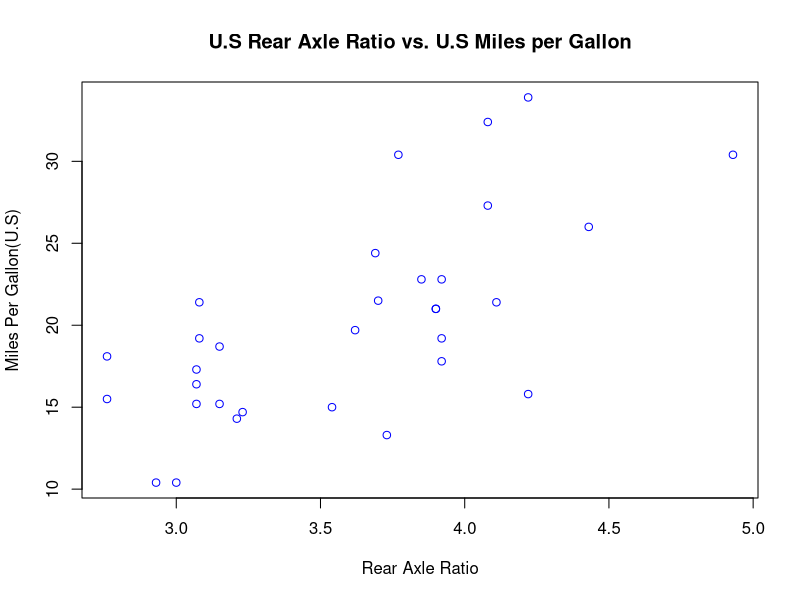
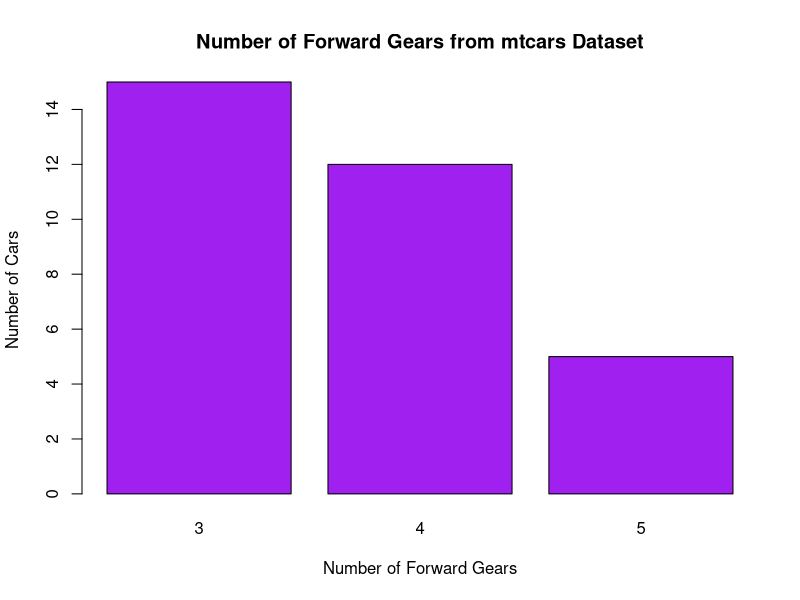
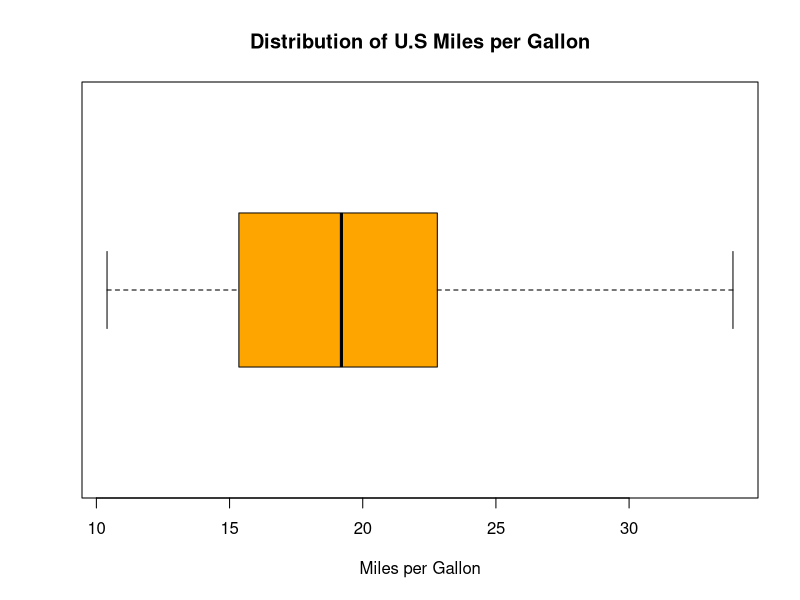
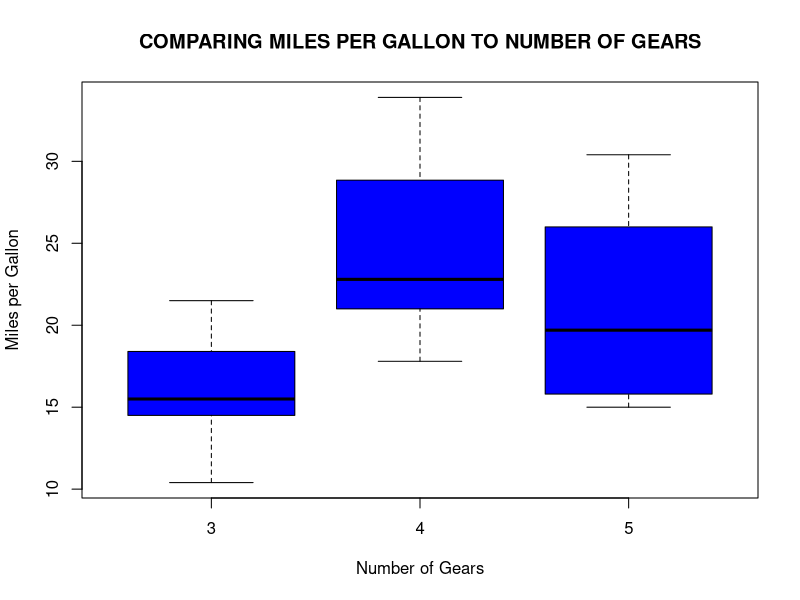

The R script that drew these images, in order:
# Homework 2 
# Mark Metrovich 
# PSTAT 10

#1 
#1a rename HairEyeColor 
HairEyeColor1 <- HairEyeColor # assign new name to existig matrix

#1b Remove HairEyeColor from GE
rm(HairEyeColor)              # use rm() to remove haireyecolor

#1c find data set with name HairEyeColor, view dataset
data("HairEyeColor") #load the data set 
print(HairEyeColor) # view in Console 

#1d Check if HairEyeColor is an array 
is.array(HairEyeColor)
# TRUE 

#1e write code to determine 
  #i total number of respondents in survey 
sum(HairEyeColor)
# returns the total respondents  # 592
  #ii total male respondents 
sum(HairEyeColor[,, "Male"])  # check the title for male matrix area 
# use the [] notation to pull element
 # returns the total male respondents #279
  #iii respondents with blue eyes 
sum(HairEyeColor[, "Blue",])
# returns sum of blue eyes # 215 
  #iv how many females with red hair 
sum(HairEyeColor["Red",,"Female"])
# returns sum of females with red hair # 37


#2 Use mtcars dataset 

#2a plot miles/(US)gallons vs rear axle ratio using 
#plot()function. which axis is mpg plotted?
data("mtcars")   # import data 
plot(mtcars$drat, mtcars$mpg, col="BLUE",
     main= "U.S Rear Axle Ratio vs. U.S Miles per Gallon",
     xlab= "Rear Axle Ratio", ylab= "Miles Per Gallon(U.S)")
# include main title and axis labels, as well as mpg on y axis and 
# rear axle ratio on x axis 
# Mpg will be on the yaxis 

#2b construct a barplot of number of forward gears 
# gear = mumber of forward gears
?barplot()                       # recall syntax 
forward.gears <- table(mtcars$gear)
print(forward.gears)               # view table 
barplot(forward.gears, col= "PURPLE",
        xlab= "Number of Forward Gears",
        ylab= "Number of Cars",
        main = "Number of Forward Gears from mtcars Dataset")
# make the table first to organize the data

#2c show numeric summary of mtcars 
summary(mtcars) # shows all summary data for each set 

#2d make a boxplot of mpg #turn scientific notation off if needed 
boxplot(mtcars$mpg, col= "ORANGE",
        border= "BLACK", 
        main= "Distribution of U.S Miles per Gallon",
        horizontal =TRUE, xlab= "Miles per Gallon")
# change to horizontal orientation for better look
# remember that the $ allows to have 
#maindataset$subdataset

#2e use a boxplot to compare mpg to number of gears 
# remember to use ~ (tilda) to separate data 
# it's y~x 

boxplot(mtcars$mpg~mtcars$gear, 
        main= toupper("comparing miles per gallon to number of gears"), 
        col= "BLUE", border= "BLACK",
        xlab= "Number of Gears", ylab= "Miles per Gallon")
# make sure result is clear, labeling helps to clarify which axis is which 


#3 creating lists 
?list
#3a create vector y
v1 <- c(77,44,33)                          # combine into v1
v2 <- c("Hamilton", "Bottas", "Verstappen") # combine into v2
y <- c(v1,v2)    # combine v1 and v2 into singular vector y
class(y)      # y is a character vector 

#3b create list z #what is different of types of z and y?
z <- list(y) # add to z
class(z)    # changes data type to a list

#3c add perez and 11 to list z z 
z <- c( z, list("Perez"), list(11))
z

#3d retrieve hamilton, bottas, verstappen from z in list of 3 
z[[1]][4:6] # choose the 1st section of list, elements 4:6


#4 
#4a create a 4x4 matric with 16:31 fill by row 
l <- matrix( 16:31, nrow=4, ncol=4,
             byrow= TRUE) # make sure byrow=true
l # double check that it works 

#4b name columns c1:c4 
colnames(l) <- c("C1", "C2", "C3", "C4") # use colnames function 
l # double check code works 

#4c name rows R1:R4
rownames(l) <- c( "R1", "R2", "R3", "R4") #use rownames function 
l # now rows and cols have names 

#4d return 3rd elements in 2nd row 
l[2,3] # recall form is matrix.name[row,column]


#5 make array of 2 3x4 matrices from vector with 1:20 by column 
c <- c(1:20) # make vector with 1:20 
G <- array(c, dim=c(3,4,2))  # recall dim is (row,col,#ofmatrices)
G
# fill by col is the default 

#5a add rownames col names and matrix names 
col.names <- c("C1", "C2", "C3", "C4") # assign column names to a vector
row.names <- c("R1", "R2", "R3")       # assign row names to a vector 
m.names <- c("M1", "M2")               # assign matrix names to a vector
G <- array( c, dim=c(3,4,2),           # combine vectors in dim names 
            dimnames= list(row.names,col.names,m.names))
# have to the row.names first in dimnames
G

#5b use apply() ti find the sum of col elements 
sum.columns <- apply(G, 2, sum) # recall it is (data, row/col, function)
sum.columns

#5c find mean of the array elements with apply() and mean()
mean.array <- apply(G,3, mean) # use 3 since want the whole mean 
mean.array # returns 2 values 

# END HW 2